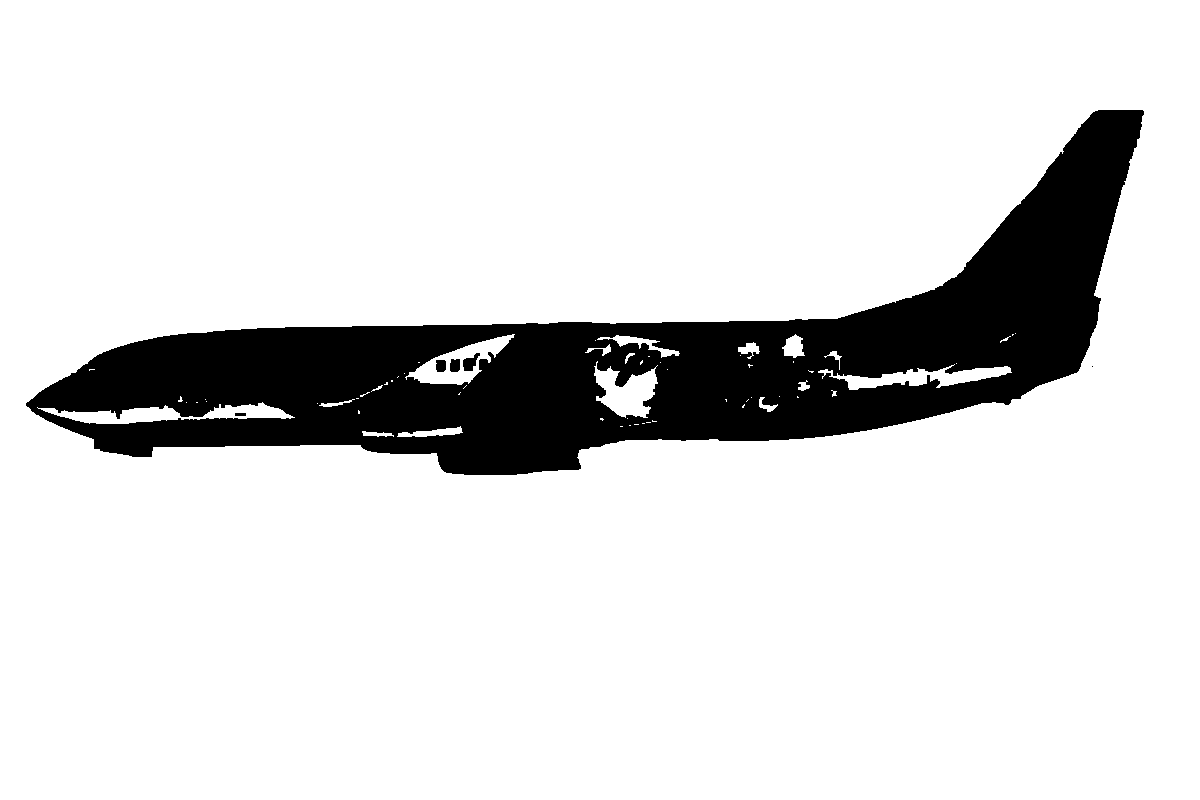
#> input picture airplane_4/binary.png, 1200 x 800 px, found by its file name
$ python HW_1method3.py
#> lines starting #> are read from the running program, lines starting #| are printed output that depends on the picture; after the words box and inside, x2 and y2 are one past the last pixel; in counts of white or black regions, pixels touching at a corner belong together
import cv2
import matplotlib.pyplot as plt
import numpy as np
from functools import reduce


up_path = "C:\\Users\\timmy\\Documents\\Coding_Plarground\\vscode\\Numerical-Analysis\\airplane_4\\binary.png"
img = cv2.imread(up_path,cv2.IMREAD_GRAYSCALE )
#> img: shape (800, 1200); 86.4% white; 6 black regions (1 under 20 px), largest, box (x1, y1, x2, y2) and area: (26, 110, 1144, 475) 130319, (463, 353, 480, 371) 171, (450, 359, 460, 372) 120, (436, 360, 446, 372) 113, (235, 413, 246, 416) 33
down__path = "C:\\Users\\timmy\\Documents\\Coding_Plarground\\vscode\\Numerical-Analysis\\airplane_4\\binary.png"
#cv2.imshow("windows",img)
img2 = cv2.imread(down__path,cv2.IMREAD_GRAYSCALE )
#cv2.waitKey(0)

def func(x_ar,y_ar):
    res = []
    enumer = list(enumerate(x_ar))[1:]
    for (i,j) in enumer:
        if i % 10 == 0 :
            m = (y_ar[i]-y_ar[i-10])/(x_ar[i]-x_ar[i-10])
            plt.plot([x_ar[i],x_ar[i-10]],[y_ar[i],y_ar[i-10]])
            k = y_ar[i] - m*x_ar[i]
            res += [[m,k]]
    return res
up_plane=[]
down_plane=[]
#print(img.shape)

###########find the edge ###########
(height,width) = img.shape
#> height = 800; width = 1200

for x in range(width):
    for y in range(height):
        if img[y][x] == 0 :
            up_plane += [[x,y]] # from y = 0 to height , find the upper edge
            break

(height,width) = img2.shape
print(img2.shape)
#| (800, 1200)
for x in range(width):
    for y in range(height-1,0,-1):
        if img2[y][x] == 0 :
            down_plane += [[x,y]] # from y = height to 0 , find the down edge
            break

#########up###########
x = [] ; y = []
for i,j  in (up_plane) : # mapping x -> y
    if i % 1 == 0 :
        x += [i/10]
        y += [(-j+250)/10]
#> after the loop, x = 1118 values from 2.6 to 114.3

x = list(map(lambda i : i - x[0] , x)) #左移
#> x = 1118 values from 0 to 111.7

print("up: ",*func(x,y),sep='\n')
#> (printed output is left out)
##########down##########
x = [] ; y = []
for i,j  in (down_plane) : # mapping x -> y
    if i % 1 == 0 :
        x += [i/10]
        y += [(-j+250)/10]
#> after the loop, x = 1118 values from 2.6 to 114.3
x = list(map(lambda i : i - x[0] , x)) #左移
#> x = 1118 values from 0 to 111.7
plt.plot([x[len(x)-10],x[len(x)-1]],[y[len(x)-10],y[len(x)-1]])
x = list(map(lambda i : i - x[0] , x)) #左移
print("down: ",*func(x,y),sep='\n')
#> (printed output is left out)


plt.show()
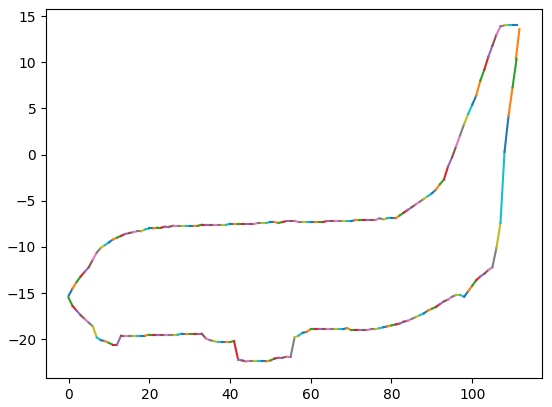
#> figure drawn by matplotlib, 1 panel
print("HELLO")
